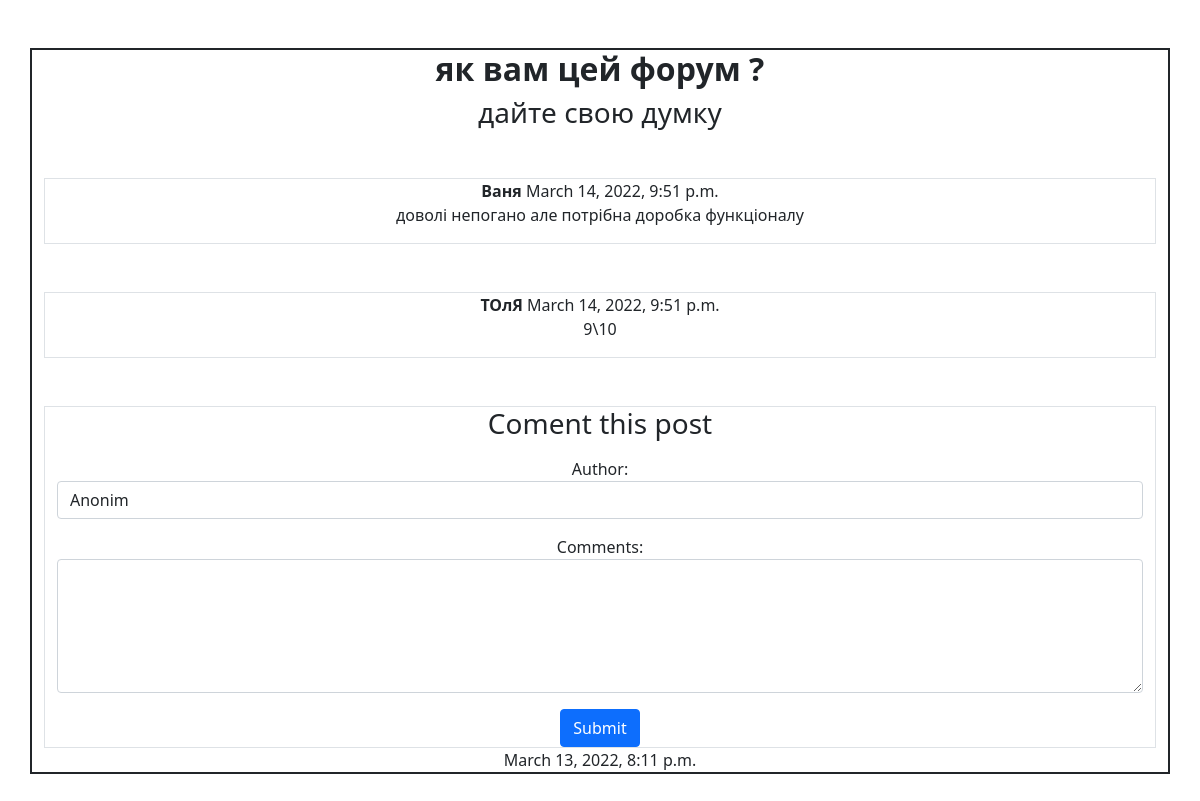
Page /1/ on the earlier database version.
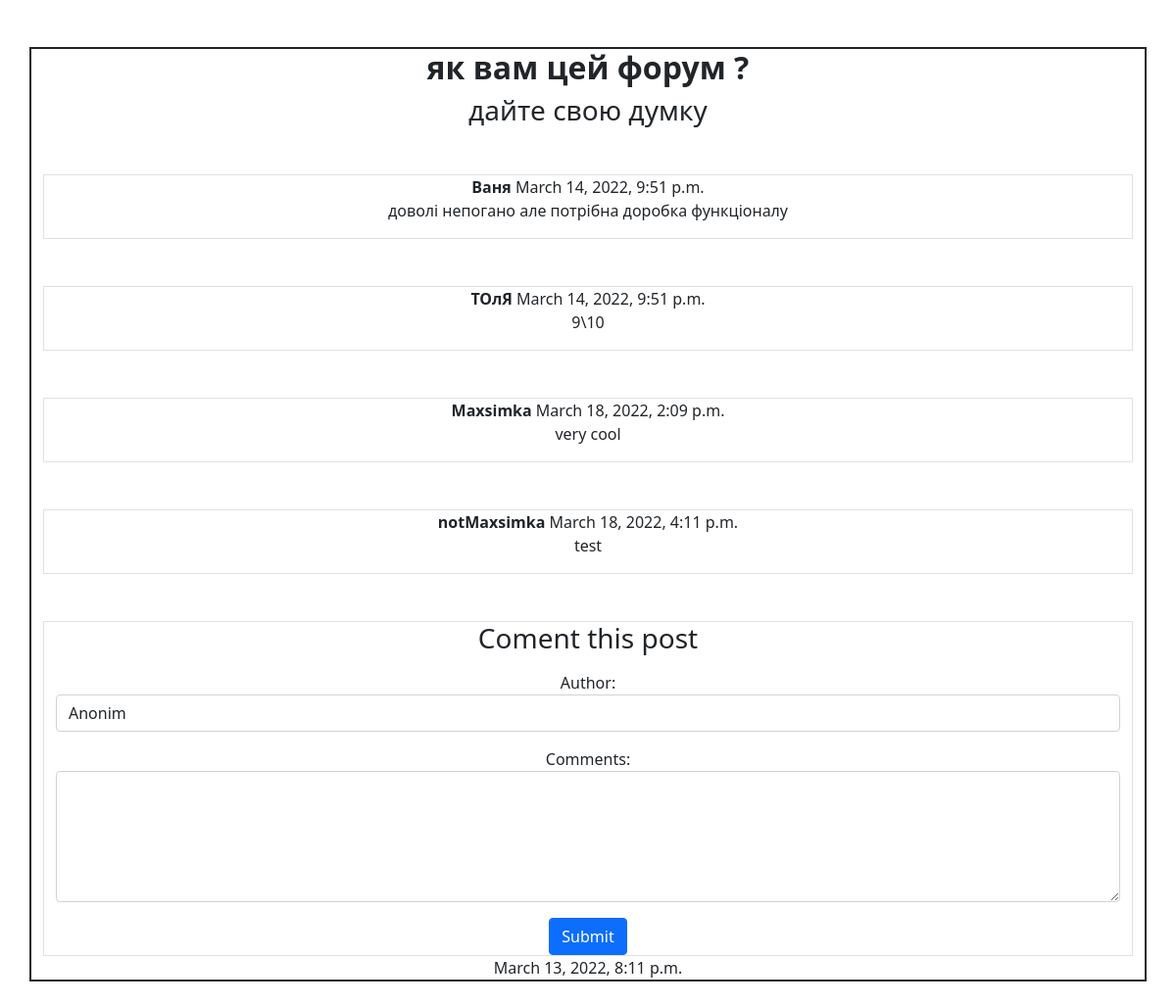
Same page on the later database version.
### b/models.py (models this page shows, shortened)
class Comment(models.Model):
    post_id=models.ForeignKey(Post,on_delete=models.CASCADE)
    comment_author=models.CharField(max_length=50)
    comment_text=models.CharField(max_length=200)
    comment_pub_date=models.DateTimeField()

### b/views.py (the view)
# urls.py: path("<int:self_post_id>/",views.post_page_view, name="post_page"),
def post_page_view(request , self_post_id):
    post=models.Post.objects.get(id=self_post_id)
    comments_list=models.Comment.objects.filter(post_id=self_post_id)
    return render(request,'b/post.html',{
        'post' :post,
        'comments_list' : comments_list,
    })

### b/templates/b/post.html (shortened to what this page needs)
{% extends "b/base.html" %}
{%block content%}
<div class="container pt-10 center my-5 border border-2 border-dark">
    <div class="text-center">
        <h2><b>{{post.post_title}}</b></h2>
        <h3>{{post.post_text}}</h3>
        {%for coment in comments_list%}
        <div class="container pt-10 my-5 border border-1 ">
            <b>{{coment.comment_author}}</b>
            {{coment.comment_pub_date}}
            <p>{{coment.comment_text}}</p>
        </div>
        {%endfor%}
        <div class="container pt-20 my-10 border border-1 ">
            <div class="text-center">
                <h3>Coment this post</h3>
            </div>
            <form action="{%url 'add_comment' post.id %}" method="post">
                <div class="mb-3 mt-3">
                    <label for="comment_author">Author:</label>
                    <input type="text" class="form-control" id="comment_author" value="Anonim"
                        placeholder="Enter you name" name="comment_author" maxlength="50">
                </div>
                <div class="mb-3 mt-3">
                    <label for="comment_text">Comments:</label>
                    <textarea class="form-control" rows="5" id="comment_text" name="comment_text"
                        maxlength="200"></textarea>
                </div>
                <button type="submit" class="btn btn-primary p-right">Submit</button>
            </form>
        </div>
        {{post.post_pub_date}}
    </div>
</div>
{%endblock%}

Differences in the rows shown:
added Comment: comment_author "Maxsimka", comment_pub_date "March 18, 2022, 2:09 p.m.", comment_text "very cool"
added Comment: comment_author "notMaxsimka", comment_pub_date "March 18, 2022, 4:11 p.m.", comment_text "test"
